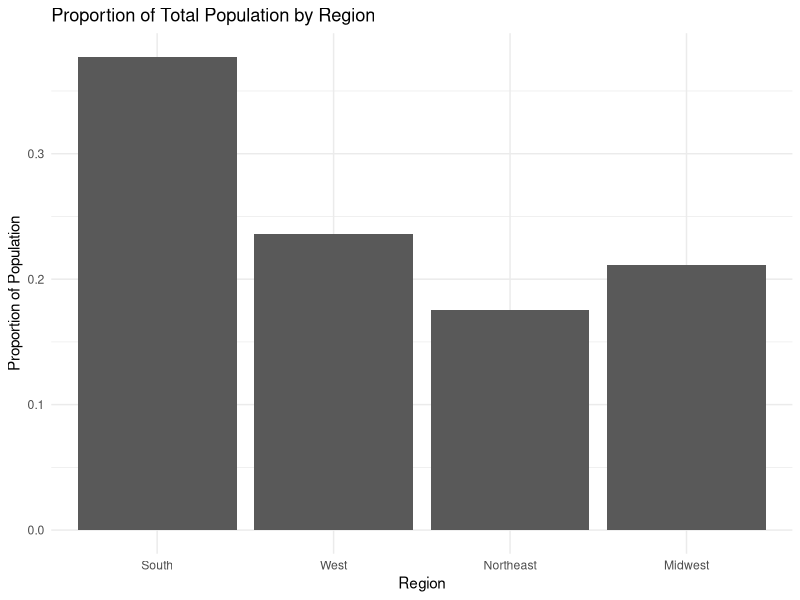
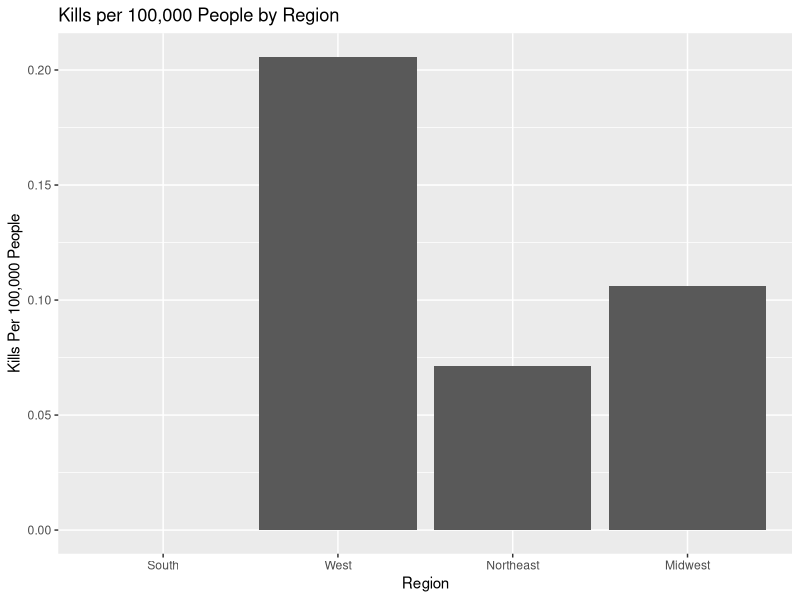
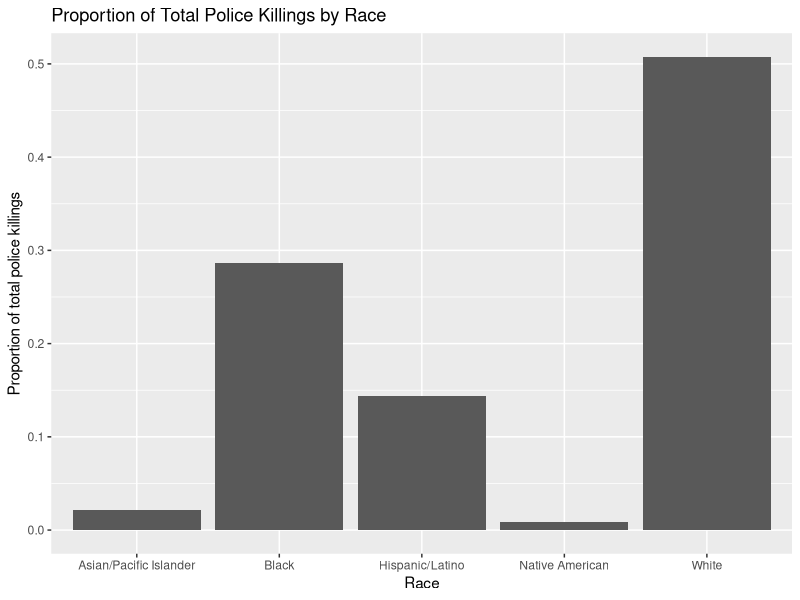
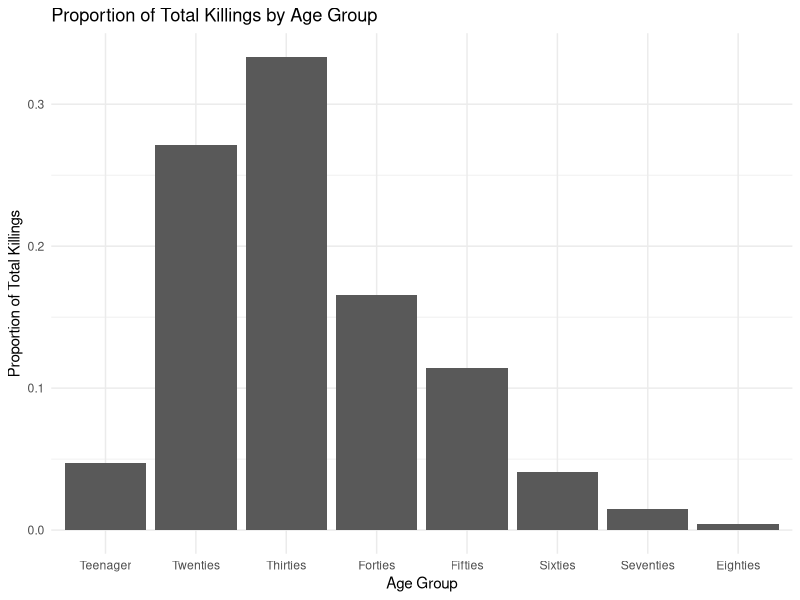
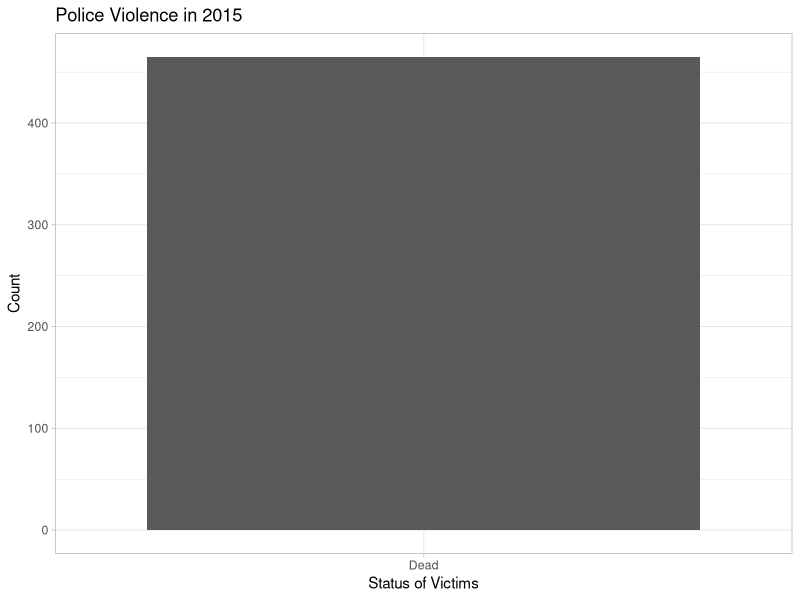
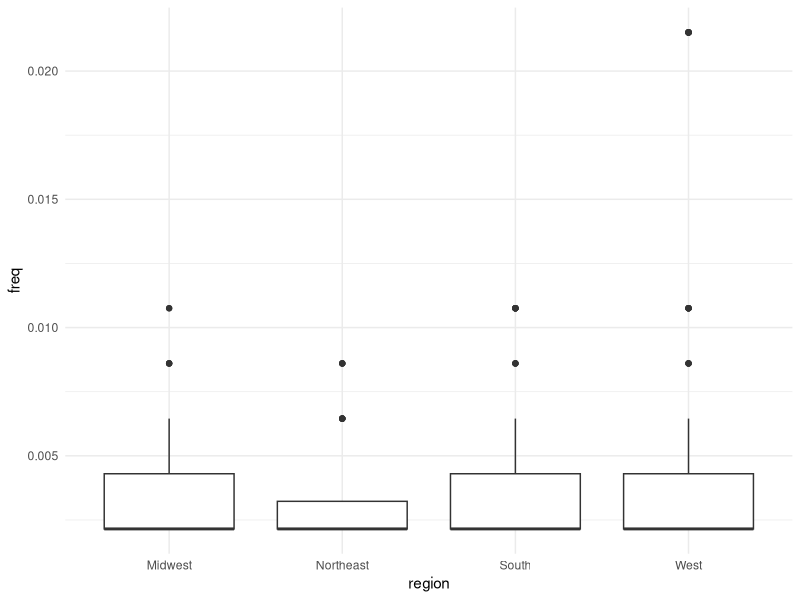

These figures' R source, in order: (Note: this script raises an error after producing the figures.)
## ---- chunk 1
knitr::opts_chunk$set(echo = TRUE)
library(tidyverse)
library(Hmisc)
library(modelr)
library(dplyr)
library(xtable)
library(forcats)


# Import Data Below
PoliceKillings<-read_csv("PKcleanP2.csv")

# Add DC to the South region
PoliceKillings$region[which(PoliceKillings$State=="DC")]<-"South"
## ---- chunk 2
# Adding populations by state and adding populations by region
populations<-read_csv("StatePops.csv")
pops<-populations[-1,3:11]


# Import states by region
region.data<-read_csv("StatesbyCensusRegion.csv")


# Joining state pop and region data
pops1<-pops %>%
  select("GEO.display-label","respop72015") %>%
  rename(State="GEO.display-label",Pop2015=respop72015) %>%
  left_join(region.data,by="State") %>%
  mutate(Pop2015=as.numeric(Pop2015)) %>%
  group_by(region) %>%
  mutate(PopByRegion=sum(Pop2015)) %>%
  select(PopByRegion,region) %>%
  ungroup() %>%
  mutate(Pop.prop=PopByRegion/PopByRegion[1])

# Create a tibble of uniqe regions, pops, and prop pops
pops2<- tibble(PopByRegion=unique(pops1$PopByRegion),Region=unique(pops1$region),Pop.prop=unique(pops1$Pop.prop))

# Converting region variable to a factor
regions<-pops2 %>%
  mutate(Region=as_factor(Region))
levels(regions$Region)

# Remove the row for US total police killings
regions<-regions[-c(is.na(regions$Region)),]

## ---- chunk 3
# Print out a plot of proportion of population in each region
ggplot(regions) +
  geom_col(aes(x=fct_explicit_na(Region,na_level = "US Total"),y=Pop.prop))+
  xlab("Region")+
  ylab("Proportion of Population")+
  ggtitle("Proportion of Total Population by Region")+
  theme_minimal()
## ---- chunk 4
# Count how many police killings are in each state
state.kills<-PoliceKillings %>%
  select(State) %>%
  mutate(State=as_factor(State)) %>%
  group_by(State) %>%
  dplyr::summarize(count=n())

# Count how many police killings are in each region
region.kills<-PoliceKillings %>%
  select(region) %>%
  mutate(region=as_factor(region)) %>%
  group_by(region) %>%
  dplyr::summarize(count=n())

## ---- chunk 5
# Create population state data frame
states<- pops %>%
  select("GEO.display-label","respop72015") %>%
  rename(State="GEO.display-label",Pop2015=respop72015) %>%
  mutate(Pop2015=as.numeric(Pop2015)) %>%
  left_join(region.data,by="State") %>%
  select(-region)

# Join police killings by state with population state data and create a variable for kills per 100,000 per state
states1<-states[-c(1),] %>%
  select(Pop2015,State,state) %>%
  right_join(state.kills,by=c("state"="State")) %>%
  mutate(kill.pc.state=count/Pop2015*100000)

# Join police killings by region with population regions data and create a variable for kills per 100,000 per region
regions1<-regions[-c(1),] %>%
  select(PopByRegion,Region) %>%
  right_join(region.kills,by=c("Region"="region")) %>%
  mutate(kill.pc.region=count/PopByRegion*100000)

## ---- chunk 6
# Create a graph for police killing rates per 100,000 people by region
ggplot(regions1)+
  geom_col(aes(x=Region,y=kill.pc.region))+
  ylab("Kills Per 100,000 People")+
  ggtitle("Kills per 100,000 People by Region")
## ---- chunk 7
Races <- PoliceKillings %>% 
  group_by(Race) %>%
  dplyr::summarize(count=n()) %>%
  ungroup() %>%
  mutate(prop=count/sum(count))
  
# Remove the row for unknown races
Races<-Races[-c(which(Races$Race=="Unknown")),]

ggplot(Races) +
  geom_col(aes(x=Race,y=prop))+
  ylab("Proportion of total police killings")+
  ggtitle("Proportion of Total Police Killings by Race")
  
## ---- chunk 8
Ages <- PoliceKillings %>% 
  mutate(Age = as.factor(Age)) %>%
  group_by(Age)
levels(Ages$Age)
## ---- chunk 9
Ages1 <- Ages %>%
  mutate(Age_Bin=fct_collapse(Age,
                           Teenager = levels(Age)[c(1:4)],
                           Twenties = levels(Age)[c(5:14)],
                           Thirties = levels(Age)[c(15:25)],
                           Forties = levels(Age)[c(26:34)],
                           Fifties = levels(Age)[c(35:44)],
                           Sixties = levels(Age)[c(45:52)],
                           Seventies =  levels(Age)[c(53:58)],
                           Eighties = levels(Age)[c(59:60)],
                           Unknown = levels(Age)[c(61)]
                           )) %>%
           group_by(Age_Bin) %>%
           dplyr::summarize(n=n()) %>%
           ungroup() %>%
           mutate(prop=n/sum(n))
           
# Remove the row for unknown age
Ages1<-Ages1[-c(which(Ages1$Age_Bin=="Unknown")),]
## ---- chunk 10
ggplot(Ages1)+
  geom_col(aes(x=Age_Bin,y=prop))+
  xlab("Age Group")+
  ylab("Proportion of Total Killings")+
  ggtitle("Proportion of Total Killings by Age Group")+
  theme_minimal()
## ---- chunk 11
#
## ---- chunk 12
PD = 
  PoliceKillings %>% 
  mutate( 
    killed = ifelse("age">16, 1, 0), 
    killed = factor(killed, levels=c("0","1"), labels = c("Alive","Dead")))
  
ggplot(PD) + 
  geom_bar(mapping = aes(killed)) + 
  theme_light() + 
  ggtitle("Police Violence in 2015") + xlab("Status of Victims") + ylab("Count")
## ---- chunk 13
Agencies = 
  PoliceKillings %>% 
  arrange(Law_Enforcement_Agency) %>% 
  group_by(Law_Enforcement_Agency) %>%
  dplyr::summarize(n = n()) %>%
  mutate( freq = n / sum(n))

Agencies2 = inner_join(Agencies, PoliceKillings) %>%
  select("Law_Enforcement_Agency","freq", -("n"), -("Name"), "Age":"region") 

## ---- chunk 14
Agencies2 %>% 
  ggplot()+
  geom_boxplot(aes(x=region, y = freq))+
  theme_minimal()
## ---- chunk 15
set.seed(252)
test.loco=sample(x=unique(Agencies2$freq),size=3,replace=F)

agentrain = anti_join(Agencies2,tibble(freq=test.loco),by="freq")
agentest = semi_join(Agencies2,tibble(freq=test.loco),by="freq")

reg.two=lm(freq~Population,data=Agencies2)
summary(reg.two)

reg.two=lm(freq~Population+Poverty_Rate+Unemployment_Rate,data=Agencies2)
summary(reg.two)

reg.three=lm(freq~Population+Poverty_Rate+Unemployment_Rate + Proportion_White,data=Agencies2)
summary(reg.three)

reg.four=lm(freq~Population+Poverty_Rate+Unemployment_Rate + Proportion_White + med.tract.personal.inc,data=Agencies2)
summary(reg.four)

agentrain2 =agentrain %>% 
  add_predictions(reg.two,var="reg2pred") %>%
  add_predictions(reg.three,var="reg3pred") %>%
  add_predictions(reg.four,var="reg4pred")
  
agentest2 =agentest %>% 
  add_predictions(reg.two,var="reg2pred") %>%
  add_predictions(reg.three,var="reg3pred") %>%
  add_predictions(reg.four,var="reg4pred")

agentrain3 =agentrain2 %>% 
  add_residuals(reg.two,var="reg2res") %>%
  add_residuals(reg.three,var="reg3res") %>%
  add_residuals(reg.four,var="reg4res")

agentest3 =agentest2 %>% 
  add_residuals(reg.two,var="reg2res") %>%
  add_residuals(reg.three,var="reg3res") %>%
  add_residuals(reg.four,var="reg4res")

## ---- chunk 16
ggplot(data=PKcleaning1) + 
  geom_histogram(mapping=aes(x=Proportion_Attended_College),bins=15,fill="deepskyblue1")+
  labs(x="Proportion that Attended College",y="Number of Deaths",title="College Education vs. Police Killings") + theme_dark()
## ---- chunk 17
unique(PKcleaning1$Cause_Of_Death)

ggplot(data=PKcleaning1) +
  geom_bar(aes(x=Cause_Of_Death))

NoGun= filter(PKcleaning1, Cause_Of_Death != "Gunshot")

ggplot(data=NoGun) +
  geom_bar(aes(x=Cause_Of_Death), color="black",fill=c("red","blue","darkgreen","purple"),size=2) + 
  xlab("Cause of Death") + ylab("Number of Deaths") + 
  theme_light()
## ---- chunk 18
PK1=PoliceKillings%>%
  mutate(higherthanavg=if_else(Unemployment_Rate>0.036,"Yes","No"))
table(PK1$higherthanavg) #count of whether each killing occured in an area that has an unemployment rate higher than the national average of 3.6%

URranges1=cut2(PoliceKillings$Unemployment_Rate,c(0.02,0.04,0.06,0.08,0.1,0.12,0.14,0.16,0.18,0.2,0.22,0.24,0.26,0.28,0.3,0.32,0.34,0.36,0.38,0.4)) 
summary(URranges1) #splitting up unemployment into ranges and then finding the count for each bin

ggplot(PoliceKillings,aes(x=Unemployment_Rate))+geom_histogram(breaks=c(0.02,
                      seq(0,0.5,0.05)),col="blue")+geom_vline(xintercept = 0.036,linetype="dashed")

#histogram of unemployment values

## ---- chunk 19
Armed1=table(PoliceKillings$Armed)
print(Armed1)
ggplot(PoliceKillings,aes(x=PoliceKillings$Armed))+geom_bar()+coord_flip()+xlab("Armed vs Unarmed")
## ---- chunk 20
#
## ---- chunk 21
#
